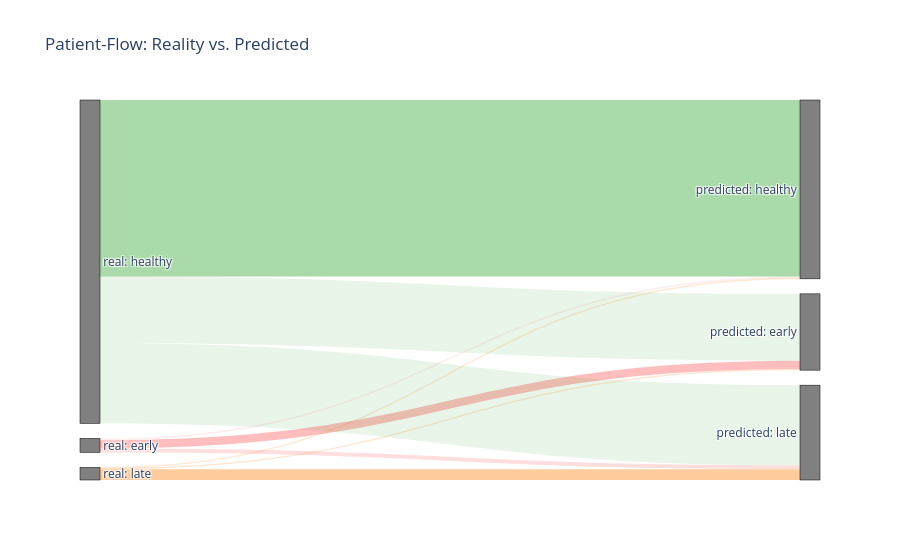

The notebook cell this image was saved under:
### Code cell
import plotly.graph_objects as go

# Daten aus deiner Confusion Matrix extrahieren
# Reihenfolge: [Früh, Spät, Gesund]

if sample: 
    X_val = X_val_sample
    y_val = y_val_sample
else: 
    X_val = X_val
    y_val = y_val

cm = confusion_matrix(y_val, y_val_pred)

# Labels für die Knoten
label_list = [
    "real: early", "real: late", "real: healthy", # Quellen (Links)
    "predicted: early", "predicted: late", "predicted: healthy" # Ziele (Rechts)
]

# Definition der Flüsse (Sankey-Struktur)
source = [0, 0, 0, 1, 1, 1, 2, 2, 2] # Index der Quellen
target = [3, 4, 5, 3, 4, 5, 3, 4, 5] # Index der Ziele
value = cm.flatten() # Die Zahlen aus deiner Matrix

# Farben definieren (Grün für korrekt, Rot für Fehler)
color_link = [
    'rgba(255, 90, 90, 0.4)', 'rgba(255, 90, 90, 0.2)', 'rgba(255, 90, 90, 0.1)', # Von Früh
    'rgba(255, 127, 14, 0.2)', 'rgba(255, 127, 14, 0.4)', 'rgba(255, 127, 14, 0.1)', # Von Spät
    'rgba(44, 160, 44, 0.1)', 'rgba(44, 160, 44, 0.1)', 'rgba(44, 160, 44, 0.4)'    # Von Gesund
]

fig = go.Figure(data=[go.Sankey(
    node = dict(
      pad = 15, thickness = 20, line = dict(color = "black", width = 0.5),
      label = label_list, color = "grey"
    ),
    link = dict(
      source = source, target = target, value = value, color = color_link
  ))])

fig.update_layout(title_text="Patient-Flow: Reality vs. Predicted", font_size=12)
fig.show()

### Figure 1 — Plotly figure (JSON) as saved in the notebook; plotly's stock layout.template omitted (floating-point values rounded to 4 significant figures)
{"data": [{"link": {"color": ["rgba(255, 90, 90, 0.4)", "rgba(255, 90, 90, 0.2)", "rgba(255, 90, 90, 0.1)", "rgba(255, 127, 14, 0.2)", "rgba(255, 127, 14, 0.4)", "rgba(255, 127, 14, 0.1)", "rgba(44, 160, 44, 0.1)", "rgba(44, 160, 44, 0.1)", "rgba(44, 160, 44, 0.4)"], "source": [0, 0, 0, 1, 1, 1, 2, 2, 2], "target": [3, 4, 5, 3, 4, 5, 3, 4, 5], "value": [24, 11, 5, 3, 31, 2, 191, 229, 504]}, "node": {"color": "grey", "label": ["real: early", "real: late", "real: healthy", "predicted: early", "predicted: late", "predicted: healthy"], "line": {"color": "black", "width": 0.5}, "pad": 15, "thickness": 20}, "type": "sankey"}], "layout": {"font": {"size": 12}, "title": {"text": "Patient-Flow: Reality vs. Predicted"}}}
